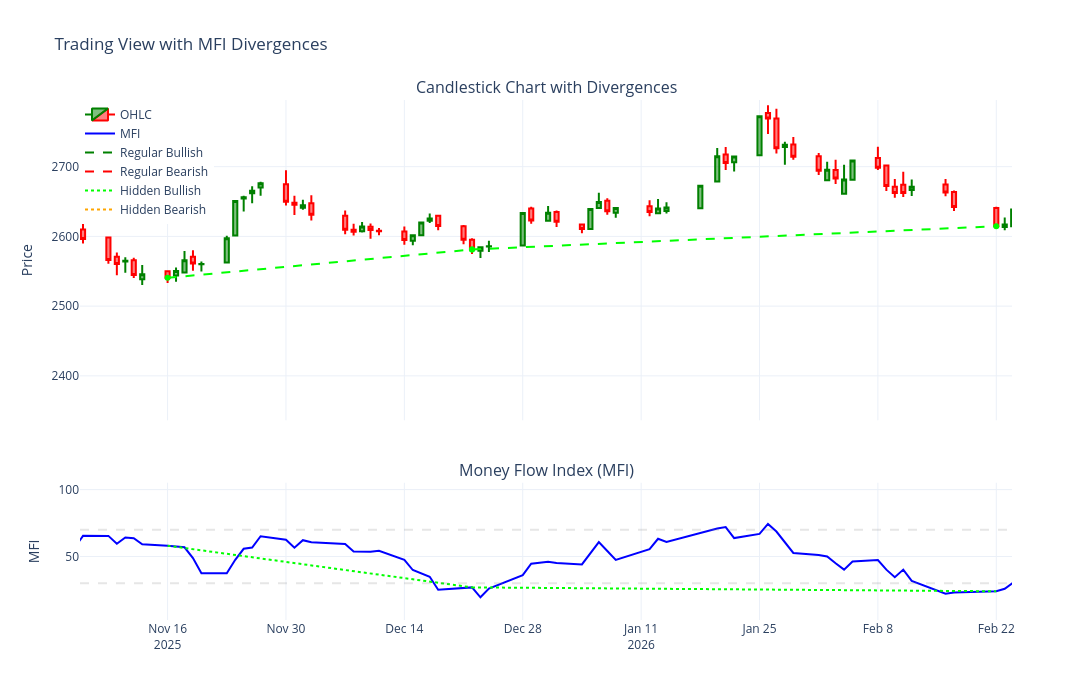

The cell this chart's notebook holds for it:
### Code cell
# Plot divergence lines on the chart
fig_div = make_subplots(
    rows=2, cols=1,
    shared_xaxes=True,
    vertical_spacing=0.12,
    row_heights=[0.7, 0.3],
    subplot_titles=("Candlestick Chart with Divergences", "Money Flow Index (MFI)")
)

# Add candlestick chart
fig_div.add_trace(
    go.Candlestick(
        x=df_plot['Date_str'],
        open=df_plot['Open'],
        high=df_plot['High'],
        low=df_plot['Low'],
        close=df_plot['Close'],
        name='OHLC',
        increasing_line_color='green',
        decreasing_line_color='red',
    ),
    row=1, col=1
)

# Add MFI
fig_div.add_trace(
    go.Scatter(
        x=df_plot['Date_str'],
        y=df_plot['mfi'],
        mode='lines',
        name='MFI',
        line=dict(color='blue', width=2)
      
    ),
    row=2, col=1
)

# Regular Bullish on PRICE
for p1, p2 in regular_bullish:
    fig_div.add_trace(
        go.Scatter(
            x=[df_plot['Date_str'].iloc[p1], df_plot['Date_str'].iloc[p2]],
            y=[df_plot['Close'].iloc[p1], df_plot['Close'].iloc[p2]],
            mode='lines+markers',
            line=dict(color='green', dash='dash', width=2),
            showlegend=False,
            hovertemplate='Regular Bullish<extra></extra>'
        ),
        row=1, col=1
    )

# Regular Bearish on PRICE
for p1, p2 in regular_bearish:
    fig_div.add_trace(
        go.Scatter(
            x=[df_plot['Date_str'].iloc[p1], df_plot['Date_str'].iloc[p2]],
            y=[df_plot['Close'].iloc[p1], df_plot['Close'].iloc[p2]],
            mode='lines+markers',
            line=dict(color='red', dash='dash', width=2),
            showlegend=False,
            hovertemplate='Regular Bearish<extra></extra>'
        ),
        row=1, col=1
    )

# Hidden Bullish on PRICE
for p1, p2 in hidden_bullish:
    fig_div.add_trace(
        go.Scatter(
            x=[df_plot['Date_str'].iloc[p1], df_plot['Date_str'].iloc[p2]],
            y=[df_plot['Close'].iloc[p1], df_plot['Close'].iloc[p2]],
            mode='lines+markers',
            line=dict(color='lime', dash='dash', width=2),
            showlegend=False,
            hovertemplate='Hidden Bullish<extra></extra>'
        ),
        row=1, col=1
    )

# Hidden Bearish on PRICE
for p1, p2 in hidden_bearish:
    fig_div.add_trace(
        go.Scatter(
            x=[df_plot['Date_str'].iloc[p1], df_plot['Date_str'].iloc[p2]],
            y=[df_plot['Close'].iloc[p1], df_plot['Close'].iloc[p2]],
            mode='lines+markers',
            line=dict(color='orange', dash='dash', width=2),
            showlegend=False,
            hovertemplate='Hidden Bearish<extra></extra>'
        ),
        row=1, col=1
    )

# Regular Bullish on MFI
for p1, p2 in regular_bullish:
    fig_div.add_trace(
        go.Scatter(
            x=[df_plot['Date_str'].iloc[p1], df_plot['Date_str'].iloc[p2]],
            y=[df_plot['mfi'].iloc[p1], df_plot['mfi'].iloc[p2]],
            mode='lines',
            line=dict(color='green', dash='dash', width=2),
            showlegend=False,
            hovertemplate='Regular Bullish<extra></extra>'
        ),
        row=2, col=1
    )

# Regular Bearish on MFI
for p1, p2 in regular_bearish:
    fig_div.add_trace(
        go.Scatter(
            x=[df_plot['Date_str'].iloc[p1], df_plot['Date_str'].iloc[p2]],
            y=[df_plot['mfi'].iloc[p1], df_plot['mfi'].iloc[p2]],
            mode='lines',
            line=dict(color='red', dash='dash', width=2),
            showlegend=False,
            hovertemplate='Regular Bearish<extra></extra>'
        ),
        row=2, col=1
    )

# Hidden Bullish on MFI
for p1, p2 in hidden_bullish:
    fig_div.add_trace(
        go.Scatter(
            x=[df_plot['Date_str'].iloc[p1], df_plot['Date_str'].iloc[p2]],
            y=[df_plot['mfi'].iloc[p1], df_plot['mfi'].iloc[p2]],
            mode='lines',
            line=dict(color='lime', dash='dot', width=2),
            showlegend=False,
            hovertemplate='Hidden Bullish<extra></extra>'
        ),
        row=2, col=1
    )

# Hidden Bearish on MFI
for p1, p2 in hidden_bearish:
    fig_div.add_trace(
        go.Scatter(
            x=[df_plot['Date_str'].iloc[p1], df_plot['Date_str'].iloc[p2]],
            y=[df_plot['mfi'].iloc[p1], df_plot['mfi'].iloc[p2]],
            mode='lines',
            line=dict(color='orange', dash='dot', width=2),
            showlegend=False,
            hovertemplate='Hidden Bearish<extra></extra>'
        ),
        row=2, col=1
    )

# Add overbought/oversold lines (faded)
fig_div.add_hline(y=70, line_dash="dash", line_color="rgba(128, 128, 128, 0.2)", row=2)
fig_div.add_hline(y=30, line_dash="dash", line_color="rgba(128, 128, 128, 0.2)", row=2)

# Add legend entries manually
fig_div.add_trace(go.Scatter(x=[None], y=[None], mode='lines', 
                         line=dict(color='green', dash='dash', width=2), 
                         name='Regular Bullish'), row=1, col=1)
fig_div.add_trace(go.Scatter(x=[None], y=[None], mode='lines', 
                         line=dict(color='red', dash='dash', width=2), 
                         name='Regular Bearish'), row=1, col=1)
fig_div.add_trace(go.Scatter(x=[None], y=[None], mode='lines', 
                         line=dict(color='lime', dash='dot', width=2), 
                         name='Hidden Bullish'), row=1, col=1)
fig_div.add_trace(go.Scatter(x=[None], y=[None], mode='lines', 
                         line=dict(color='orange', dash='dot', width=2), 
                         name='Hidden Bearish'), row=1, col=1)

# Update layout
fig_div.update_layout(
    height=700,
    width=1400,
    title_text="Trading View with MFI Divergences",
    xaxis_rangeslider_visible=False,
    hovermode='x unified',
    template='plotly_white',
    legend=dict(x=0, y=1)
)

fig_div.update_yaxes(title_text="Price", row=1, col=1)
fig_div.update_yaxes(title_text="MFI", row=2, col=1)

# Print summary
print(f"Regular Bullish Divergences: {len(regular_bullish)}")
print(f"Regular Bearish Divergences: {len(regular_bearish)}")
print(f"Hidden Bullish Divergences: {len(hidden_bullish)}")
print(f"Hidden Bearish Divergences: {len(hidden_bearish)}")

fig_div.show()

### Figure 1 — Plotly figure (JSON) as saved in the notebook; plotly's stock layout.template omitted (floating-point values rounded to 4 significant figures; data arrays with more than 128 entries replaced by an {"elided": "..."} marker saying what was removed)
{"data": [{"close": {"elided": "1157 float values"}, "decreasing": {"line": {"color": "red"}}, "high": {"elided": "1157 float values"}, "increasing": {"line": {"color": "green"}}, "low": {"elided": "1157 float values"}, "name": "OHLC", "open": {"elided": "1157 float values"}, "type": "candlestick", "x": {"elided": "1157 str values"}, "xaxis": "x", "yaxis": "y"}, {"line": {"color": "blue", "width": 2}, "mode": "lines", "name": "MFI", "type": "scatter", "x": {"elided": "1157 str values"}, "xaxis": "x2", "y": {"elided": "1157 float values"}, "yaxis": "y2"}, {"hovertemplate": "Regular Bullish<extra></extra>", "line": {"color": "green", "dash": "dash", "width": 2}, "mode": "lines+markers", "showlegend": false, "type": "scatter", "x": ["2022-03-09", "2022-06-23"], "xaxis": "x", "y": [2515.0, 1848.0], "yaxis": "y"}, {"hovertemplate": "Regular Bullish<extra></extra>", "line": {"color": "green", "dash": "dash", "width": 2}, "mode": "lines+markers", "showlegend": false, "type": "scatter", "x": ["2022-12-18", "2023-04-09"], "xaxis": "x", "y": [1855.0, 1838.0], "yaxis": "y"}, {"hovertemplate": "Regular Bullish<extra></extra>", "line": {"color": "green", "dash": "dash", "width": 2}, "mode": "lines+markers", "showlegend": false, "type": "scatter", "x": ["2024-03-03", "2024-05-06"], "xaxis": "x", "y": [1960.0, 1959.0], "yaxis": "y"}, {"hovertemplate": "Regular Bullish<extra></extra>", "line": {"color": "green", "dash": "dash", "width": 2}, "mode": "lines+markers", "showlegend": false, "type": "scatter", "x": ["2025-05-18", "2025-06-26"], "xaxis": "x", "y": [2609.0, 2596.0], "yaxis": "y"}, {"hovertemplate": "Regular Bullish<extra></extra>", "line": {"color": "green", "dash": "dash", "width": 2}, "mode": "lines+markers", "showlegend": false, "type": "scatter", "x": ["2025-06-26", "2025-10-16"], "xaxis": "x", "y": [2596.0, 2487.0], "yaxis": "y"}, {"hovertemplate": "Regular Bearish<extra></extra>", "line": {"color": "red", "dash": "dash", "width": 2}, "mode": "lines+markers", "showlegend": false, "type": "scatter", "x": ["2023-12-20", "2024-01-16"], "xaxis": "x", "y": [2142.0, 2175.0], "yaxis": "y"}, {"hovertemplate": "Regular Bearish<extra></extra>", "line": {"color": "red", "dash": "dash", "width": 2}, "mode": "lines+markers", "showlegend": false, "type": "scatter", "x": ["2024-10-17", "2024-11-11"], "xaxis": "x", "y": [2745.0, 2760.0], "yaxis": "y"}, {"hovertemplate": "Hidden Bullish<extra></extra>", "line": {"color": "lime", "dash": "dash", "width": 2}, "mode": "lines+markers", "showlegend": false, "type": "scatter", "x": ["2021-04-26", "2021-07-07"], "xaxis": "x", "y": [2507.0, 2801.0], "yaxis": "y"}, {"hovertemplate": "Hidden Bullish<extra></extra>", "line": {"color": "lime", "dash": "dash", "width": 2}, "mode": "lines+markers", "showlegend": false, "type": "scatter", "x": ["2022-07-11", "2022-08-14"], "xaxis": "x", "y": [1916.0, 2010.0], "yaxis": "y"}, {"hovertemplate": "Hidden Bullish<extra></extra>", "line": {"color": "lime", "dash": "dash", "width": 2}, "mode": "lines+markers", "showlegend": false, "type": "scatter", "x": ["2024-05-06", "2024-06-30"], "xaxis": "x", "y": [1959.0, 2037.0], "yaxis": "y"}, {"hovertemplate": "Hidden Bullish<extra></extra>", "line": {"color": "lime", "dash": "dash", "width": 2}, "mode": "lines+markers", "showlegend": false, "type": "scatter", "x": ["2024-06-30", "2024-09-29"], "xaxis": "x", "y": [2037.0, 2464.0], "yaxis": "y"}, {"hovertemplate": "Hidden Bullish<extra></extra>", "line": {"color": "lime", "dash": "dash", "width": 2}, "mode": "lines+markers", "showlegend": false, "type": "scatter", "x": ["2024-12-31", "2025-03-25"], "xaxis": "x", "y": [2576.0, 2583.0], "yaxis": "y"}, {"hovertemplate": "Hidden Bullish<extra></extra>", "line": {"color": "lime", "dash": "dash", "width": 2}, "mode": "lines+markers", "showlegend": false, "type": "scatter", "x": ["2025-11-16", "2025-12-22"], "xaxis": "x", "y": [2541.0, 2581.0], "yaxis": "y"}, {"hovertemplate": "Hidden Bullish<extra></extra>", "line": {"color": "lime", "dash": "dash", "width": 2}, "mode": "lines+markers", "showlegend": false, "type": "scatter", "x": ["2025-12-22", "2026-02-22"], "xaxis": "x", "y": [2581.0, 2615.0], "yaxis": "y"}, {"hovertemplate": "Hidden Bearish<extra></extra>", "line": {"color": "orange", "dash": "dash", "width": 2}, "mode": "lines+markers", "showlegend": false, "type": "scatter", "x": ["2021-08-18", "2021-11-03"], "xaxis": "x", "y": [3198.0, 2849.0], "yaxis": "y"}, {"hovertemplate": "Hidden Bearish<extra></extra>", "line": {"color": "orange", "dash": "dash", "width": 2}, "mode": "lines+markers", "showlegend": false, "type": "scatter", "x": ["2022-09-14", "2022-11-06"], "xaxis": "x", "y": [1981.0, 1965.0], "yaxis": "y"}, {"hovertemplate": "Hidden Bearish<extra></extra>", "line": {"color": "orange", "dash": "dash", "width": 2}, "mode": "lines+markers", "showlegend": false, "type": "scatter", "x": ["2025-08-27", "2025-11-02"], "xaxis": "x", "y": [2819.0, 2631.0], "yaxis": "y"}, {"hovertemplate": "Regular Bullish<extra></extra>", "line": {"color": "green", "dash": "dash", "width": 2}, "mode": "lines", "showlegend": false, "type": "scatter", "x": ["2022-03-09", "2022-06-23"], "xaxis": "x2", "y": [34.52, 36.73], "yaxis": "y2"}, {"hovertemplate": "Regular Bullish<extra></extra>", "line": {"color": "green", "dash": "dash", "width": 2}, "mode": "lines", "showlegend": false, "type": "scatter", "x": ["2022-12-18", "2023-04-09"], "xaxis": "x2", "y": [40.47, 42.76], "yaxis": "y2"}, {"hovertemplate": "Regular Bullish<extra></extra>", "line": {"color": "green", "dash": "dash", "width": 2}, "mode": "lines", "showlegend": false, "type": "scatter", "x": ["2024-03-03", "2024-05-06"], "xaxis": "x2", "y": [17.77, 41.1], "yaxis": "y2"}, {"hovertemplate": "Regular Bullish<extra></extra>", "line": {"color": "green", "dash": "dash", "width": 2}, "mode": "lines", "showlegend": false, "type": "scatter", "x": ["2025-05-18", "2025-06-26"], "xaxis": "x2", "y": [32.63, 35.36], "yaxis": "y2"}, {"hovertemplate": "Regular Bullish<extra></extra>", "line": {"color": "green", "dash": "dash", "width": 2}, "mode": "lines", "showlegend": false, "type": "scatter", "x": ["2025-06-26", "2025-10-16"], "xaxis": "x2", "y": [35.36, 41.97], "yaxis": "y2"}, {"hovertemplate": "Regular Bearish<extra></extra>", "line": {"color": "red", "dash": "dash", "width": 2}, "mode": "lines", "showlegend": false, "type": "scatter", "x": ["2023-12-20", "2024-01-16"], "xaxis": "x2", "y": [84.63, 53.17], "yaxis": "y2"}, {"hovertemplate": "Regular Bearish<extra></extra>", "line": {"color": "red", "dash": "dash", "width": 2}, "mode": "lines", "showlegend": false, "type": "scatter", "x": ["2024-10-17", "2024-11-11"], "xaxis": "x2", "y": [76.28, 51.35], "yaxis": "y2"}, {"hovertemplate": "Hidden Bullish<extra></extra>", "line": {"color": "lime", "dash": "dot", "width": 2}, "mode": "lines", "showlegend": false, "type": "scatter", "x": ["2021-04-26", "2021-07-07"], "xaxis": "x2", "y": [53.14, 39.71], "yaxis": "y2"}, {"hovertemplate": "Hidden Bullish<extra></extra>", "line": {"color": "lime", "dash": "dot", "width": 2}, "mode": "lines", "showlegend": false, "type": "scatter", "x": ["2022-07-11", "2022-08-14"], "xaxis": "x2", "y": [63.13, 47.12], "yaxis": "y2"}, {"hovertemplate": "Hidden Bullish<extra></extra>", "line": {"color": "lime", "dash": "dot", "width": 2}, "mode": "lines", "showlegend": false, "type": "scatter", "x": ["2024-05-06", "2024-06-30"], "xaxis": "x2", "y": [41.1, 40.33], "yaxis": "y2"}, {"hovertemplate": "Hidden Bullish<extra></extra>", "line": {"color": "lime", "dash": "dot", "width": 2}, "mode": "lines", "showlegend": false, "type": "scatter", "x": ["2024-06-30", "2024-09-29"], "xaxis": "x2", "y": [40.33, 34.83], "yaxis": "y2"}, {"hovertemplate": "Hidden Bullish<extra></extra>", "line": {"color": "lime", "dash": "dot", "width": 2}, "mode": "lines", "showlegend": false, "type": "scatter", "x": ["2024-12-31", "2025-03-25"], "xaxis": "x2", "y": [26.67, 8.363], "yaxis": "y2"}, {"hovertemplate": "Hidden Bullish<extra></extra>", "line": {"color": "lime", "dash": "dot", "width": 2}, "mode": "lines", "showlegend": false, "type": "scatter", "x": ["2025-11-16", "2025-12-22"], "xaxis": "x2", "y": [58.07, 26.93], "yaxis": "y2"}, {"hovertemplate": "Hidden Bullish<extra></extra>", "line": {"color": "lime", "dash": "dot", "width": 2}, "mode": "lines", "showlegend": false, "type": "scatter", "x": ["2025-12-22", "2026-02-22"], "xaxis": "x2", "y": [26.93, 24.02], "yaxis": "y2"}, {"hovertemplate": "Hidden Bearish<extra></extra>", "line": {"color": "orange", "dash": "dot", "width": 2}, "mode": "lines", "showlegend": false, "type": "scatter", "x": ["2021-08-18", "2021-11-03"], "xaxis": "x2", "y": [71.95, 81.25], "yaxis": "y2"}, {"hovertemplate": "Hidden Bearish<extra></extra>", "line": {"color": "orange", "dash": "dot", "width": 2}, "mode": "lines", "showlegend": false, "type": "scatter", "x": ["2022-09-14", "2022-11-06"], "xaxis": "x2", "y": [35.78, 59.43], "yaxis": "y2"}, {"hovertemplate": "Hidden Bearish<extra></extra>", "line": {"color": "orange", "dash": "dot", "width": 2}, "mode": "lines", "showlegend": false, "type": "scatter", "x": ["2025-08-27", "2025-11-02"], "xaxis": "x2", "y": [34.17, 55.53], "yaxis": "y2"}, {"line": {"color": "green", "dash": "dash", "width": 2}, "mode": "lines", "name": "Regular Bullish", "type": "scatter", "x": [null], "xaxis": "x", "y": [null], "yaxis": "y"}, {"line": {"color": "red", "dash": "dash", "width": 2}, "mode": "lines", "name": "Regular Bearish", "type": "scatter", "x": [null], "xaxis": "x", "y": [null], "yaxis": "y"}, {"line": {"color": "lime", "dash": "dot", "width": 2}, "mode": "lines", "name": "Hidden Bullish", "type": "scatter", "x": [null], "xaxis": "x", "y": [null], "yaxis": "y"}, {"line": {"color": "orange", "dash": "dot", "width": 2}, "mode": "lines", "name": "Hidden Bearish", "type": "scatter", "x": [null], "xaxis": "x", "y": [null], "yaxis": "y"}], "layout": {"annotations": [{"font": {"size": 16}, "showarrow": false, "text": "Candlestick Chart with Divergences", "x": 0.5, "xanchor": "center", "xref": "paper", "y": 1, "yanchor": "bottom", "yref": "paper"}, {"font": {"size": 16}, "showarrow": false, "text": "Money Flow Index (MFI)", "x": 0.5, "xanchor": "center", "xref": "paper", "y": 0.264, "yanchor": "bottom", "yref": "paper"}], "dragmode": "pan", "height": 700, "hovermode": "x unified", "legend": {"x": 0, "y": 1}, "shapes": [{"line": {"color": "rgba(128, 128, 128, 0.2)", "dash": "dash"}, "type": "line", "x0": 0, "x1": 1, "xref": "x2 domain", "y0": 70, "y1": 70, "yref": "y2"}, {"line": {"color": "rgba(128, 128, 128, 0.2)", "dash": "dash"}, "type": "line", "x0": 0, "x1": 1, "xref": "x2 domain", "y0": 30, "y1": 30, "yref": "y2"}], "title": {"text": "Trading View with MFI Divergences"}, "width": 1400, "xaxis": {"anchor": "y", "autorange": false, "domain": [0, 1], "matches": "x2", "range": ["2025-11-05 15:24:20.6494", "2026-02-23 20:37:17.1582"], "rangeslider": {"visible": false, "yaxis": {}}, "showspikes": true, "showticklabels": false, "type": "date"}, "xaxis2": {"anchor": "y2", "autorange": false, "domain": [0, 1], "range": ["2025-11-05 15:24:20.6494", "2026-02-23 20:37:17.1582"], "showspikes": true, "type": "date"}, "yaxis": {"anchor": "x", "autorange": false, "domain": [0.384, 1], "range": [2336.0, 2796.0], "showspikes": false, "title": {"text": "Price"}, "type": "linear"}, "yaxis2": {"anchor": "x2", "autorange": true, "domain": [0, 0.264], "range": [2.562, 105.1], "showspikes": false, "title": {"text": "MFI"}, "type": "linear"}}}
